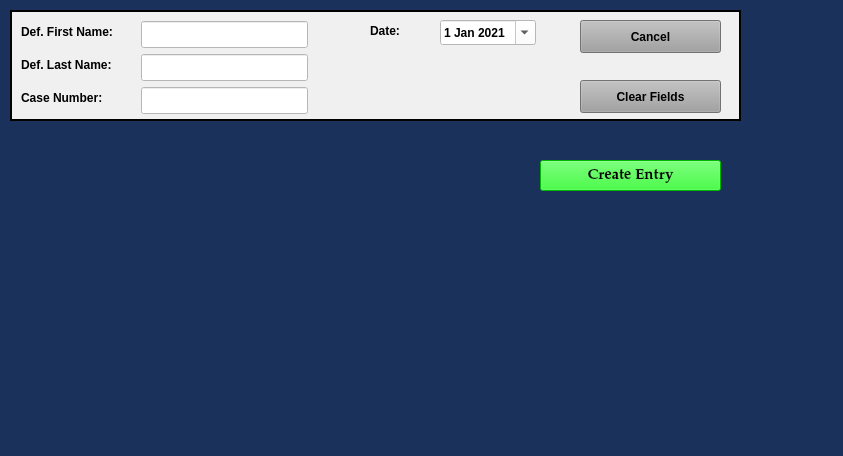
<?xml version="1.0" encoding="UTF-8"?>
<ui version="4.0">
 <class>SmallClaimsDefaultDialog</class>
 <widget class="QDialog" name="SmallClaimsDefaultDialog">
  <property name="windowModality">
   <enum>Qt::NonModal</enum>
  </property>
  <property name="geometry">
   <rect>
    <x>0</x>
    <y>0</y>
    <width>843</width>
    <height>456</height>
   </rect>
  </property>
  <property name="sizePolicy">
   <sizepolicy hsizetype="Expanding" vsizetype="Expanding">
    <horstretch>0</horstretch>
    <verstretch>0</verstretch>
   </sizepolicy>
  </property>
  <property name="minimumSize">
   <size>
    <width>0</width>
    <height>0</height>
   </size>
  </property>
  <property name="maximumSize">
   <size>
    <width>2500</width>
    <height>3500</height>
   </size>
  </property>
  <property name="palette">
   <palette>
    <active>
     <colorrole role="Button">
      <brush brushstyle="SolidPattern">
       <color alpha="255">
        <red>25</red>
        <green>49</green>
        <blue>91</blue>
       </color>
      </brush>
     </colorrole>
     <colorrole role="Base">
      <brush brushstyle="SolidPattern">
       <color alpha="255">
        <red>25</red>
        <green>49</green>
        <blue>91</blue>
       </color>
      </brush>
     </colorrole>
     <colorrole role="Window">
      <brush brushstyle="SolidPattern">
       <color alpha="255">
        <red>25</red>
        <green>49</green>
        <blue>91</blue>
       </color>
      </brush>
     </colorrole>
    </active>
    <inactive>
     <colorrole role="Button">
      <brush brushstyle="SolidPattern">
       <color alpha="255">
        <red>25</red>
        <green>49</green>
        <blue>91</blue>
       </color>
      </brush>
     </colorrole>
     <colorrole role="Base">
      <brush brushstyle="SolidPattern">
       <color alpha="255">
        <red>25</red>
        <green>49</green>
        <blue>91</blue>
       </color>
      </brush>
     </colorrole>
     <colorrole role="Window">
      <brush brushstyle="SolidPattern">
       <color alpha="255">
        <red>25</red>
        <green>49</green>
        <blue>91</blue>
       </color>
      </brush>
     </colorrole>
    </inactive>
    <disabled>
     <colorrole role="Button">
      <brush brushstyle="SolidPattern">
       <color alpha="255">
        <red>25</red>
        <green>49</green>
        <blue>91</blue>
       </color>
      </brush>
     </colorrole>
     <colorrole role="Base">
      <brush brushstyle="SolidPattern">
       <color alpha="255">
        <red>25</red>
        <green>49</green>
        <blue>91</blue>
       </color>
      </brush>
     </colorrole>
     <colorrole role="Window">
      <brush brushstyle="SolidPattern">
       <color alpha="255">
        <red>25</red>
        <green>49</green>
        <blue>91</blue>
       </color>
      </brush>
     </colorrole>
    </disabled>
   </palette>
  </property>
  <property name="font">
   <font>
    <family>Palatino Linotype</family>
    <pointsize>11</pointsize>
    <weight>75</weight>
    <italic>false</italic>
    <bold>true</bold>
   </font>
  </property>
  <property name="windowTitle">
   <string>Small Claims Default</string>
  </property>
  <property name="toolTip">
   <string/>
  </property>
  <property name="styleSheet">
   <string notr="true">background-color: rgb(25, 49, 91);
font: 75 11pt &quot;Palatino Linotype&quot;;
font-weight: bold;</string>
  </property>
  <property name="modal">
   <bool>true</bool>
  </property>
  <widget class="QFrame" name="frame_3">
   <property name="geometry">
    <rect>
     <x>10</x>
     <y>10</y>
     <width>731</width>
     <height>111</height>
    </rect>
   </property>
   <property name="sizePolicy">
    <sizepolicy hsizetype="Expanding" vsizetype="Expanding">
     <horstretch>0</horstretch>
     <verstretch>0</verstretch>
    </sizepolicy>
   </property>
   <property name="styleSheet">
    <string notr="true">background-color: rgb(240, 240, 240);
border-color: rgb(160, 48, 35);</string>
   </property>
   <property name="frameShape">
    <enum>QFrame::Box</enum>
   </property>
   <property name="frameShadow">
    <enum>QFrame::Plain</enum>
   </property>
   <property name="lineWidth">
    <number>2</number>
   </property>
   <widget class="QPushButton" name="clear_fields_case_Button">
    <property name="geometry">
     <rect>
      <x>570</x>
      <y>70</y>
      <width>141</width>
      <height>33</height>
     </rect>
    </property>
    <property name="sizePolicy">
     <sizepolicy hsizetype="Expanding" vsizetype="Expanding">
      <horstretch>0</horstretch>
      <verstretch>0</verstretch>
     </sizepolicy>
    </property>
    <property name="focusPolicy">
     <enum>Qt::NoFocus</enum>
    </property>
    <property name="styleSheet">
     <string notr="true">background-color: rgb(160, 160, 160);</string>
    </property>
    <property name="text">
     <string>Clear Fields</string>
    </property>
   </widget>
   <widget class="QPushButton" name="cancel_Button">
    <property name="geometry">
     <rect>
      <x>570</x>
      <y>10</y>
      <width>141</width>
      <height>33</height>
     </rect>
    </property>
    <property name="sizePolicy">
     <sizepolicy hsizetype="Expanding" vsizetype="Expanding">
      <horstretch>0</horstretch>
      <verstretch>0</verstretch>
     </sizepolicy>
    </property>
    <property name="focusPolicy">
     <enum>Qt::NoFocus</enum>
    </property>
    <property name="styleSheet">
     <string notr="true">background-color: rgb(160, 160, 160);</string>
    </property>
    <property name="text">
     <string>Cancel</string>
    </property>
   </widget>
   <widget class="QLineEdit" name="defendant_first_name_lineEdit">
    <property name="geometry">
     <rect>
      <x>131</x>
      <y>11</y>
      <width>167</width>
      <height>27</height>
     </rect>
    </property>
    <property name="sizePolicy">
     <sizepolicy hsizetype="Expanding" vsizetype="Expanding">
      <horstretch>0</horstretch>
      <verstretch>0</verstretch>
     </sizepolicy>
    </property>
    <property name="maximumSize">
     <size>
      <width>500</width>
      <height>16777215</height>
     </size>
    </property>
    <property name="styleSheet">
     <string notr="true">background-color: rgb(255, 255, 255);</string>
    </property>
   </widget>
   <widget class="QLabel" name="label">
    <property name="geometry">
     <rect>
      <x>11</x>
      <y>11</y>
      <width>114</width>
      <height>21</height>
     </rect>
    </property>
    <property name="sizePolicy">
     <sizepolicy hsizetype="Expanding" vsizetype="Expanding">
      <horstretch>0</horstretch>
      <verstretch>0</verstretch>
     </sizepolicy>
    </property>
    <property name="text">
     <string>Def. First Name:</string>
    </property>
   </widget>
   <widget class="QLabel" name="label_2">
    <property name="geometry">
     <rect>
      <x>11</x>
      <y>44</y>
      <width>110</width>
      <height>21</height>
     </rect>
    </property>
    <property name="sizePolicy">
     <sizepolicy hsizetype="Expanding" vsizetype="Expanding">
      <horstretch>0</horstretch>
      <verstretch>0</verstretch>
     </sizepolicy>
    </property>
    <property name="text">
     <string>Def. Last Name:</string>
    </property>
   </widget>
   <widget class="QLineEdit" name="defendant_last_name_lineEdit">
    <property name="enabled">
     <bool>true</bool>
    </property>
    <property name="geometry">
     <rect>
      <x>131</x>
      <y>44</y>
      <width>167</width>
      <height>27</height>
     </rect>
    </property>
    <property name="sizePolicy">
     <sizepolicy hsizetype="Expanding" vsizetype="Expanding">
      <horstretch>0</horstretch>
      <verstretch>0</verstretch>
     </sizepolicy>
    </property>
    <property name="styleSheet">
     <string notr="true">background-color: rgb(255, 255, 255);</string>
    </property>
   </widget>
   <widget class="QLineEdit" name="case_number_lineEdit">
    <property name="geometry">
     <rect>
      <x>131</x>
      <y>77</y>
      <width>167</width>
      <height>27</height>
     </rect>
    </property>
    <property name="sizePolicy">
     <sizepolicy hsizetype="Expanding" vsizetype="Expanding">
      <horstretch>0</horstretch>
      <verstretch>0</verstretch>
     </sizepolicy>
    </property>
    <property name="maximumSize">
     <size>
      <width>500</width>
      <height>16777215</height>
     </size>
    </property>
    <property name="styleSheet">
     <string notr="true">background-color: rgb(255, 255, 255);</string>
    </property>
   </widget>
   <widget class="QLabel" name="label_3">
    <property name="geometry">
     <rect>
      <x>11</x>
      <y>77</y>
      <width>100</width>
      <height>21</height>
     </rect>
    </property>
    <property name="sizePolicy">
     <sizepolicy hsizetype="Expanding" vsizetype="Expanding">
      <horstretch>0</horstretch>
      <verstretch>0</verstretch>
     </sizepolicy>
    </property>
    <property name="text">
     <string>Case Number:</string>
    </property>
   </widget>
   <widget class="QDateEdit" name="plea_trial_date">
    <property name="geometry">
     <rect>
      <x>430</x>
      <y>10</y>
      <width>96</width>
      <height>25</height>
     </rect>
    </property>
    <property name="sizePolicy">
     <sizepolicy hsizetype="Expanding" vsizetype="Expanding">
      <horstretch>0</horstretch>
      <verstretch>0</verstretch>
     </sizepolicy>
    </property>
    <property name="focusPolicy">
     <enum>Qt::NoFocus</enum>
    </property>
    <property name="styleSheet">
     <string notr="true">background-color: rgb(255, 255, 255);</string>
    </property>
    <property name="minimumDate">
     <date>
      <year>2021</year>
      <month>1</month>
      <day>1</day>
     </date>
    </property>
    <property name="calendarPopup">
     <bool>true</bool>
    </property>
    <property name="date">
     <date>
      <year>2021</year>
      <month>1</month>
      <day>1</day>
     </date>
    </property>
   </widget>
   <widget class="QLabel" name="label_26">
    <property name="geometry">
     <rect>
      <x>360</x>
      <y>10</y>
      <width>36</width>
      <height>21</height>
     </rect>
    </property>
    <property name="sizePolicy">
     <sizepolicy hsizetype="Expanding" vsizetype="Expanding">
      <horstretch>0</horstretch>
      <verstretch>0</verstretch>
     </sizepolicy>
    </property>
    <property name="text">
     <string>Date:</string>
    </property>
   </widget>
  </widget>
  <widget class="QPushButton" name="create_entry_Button">
   <property name="geometry">
    <rect>
     <x>540</x>
     <y>160</y>
     <width>181</width>
     <height>31</height>
    </rect>
   </property>
   <property name="sizePolicy">
    <sizepolicy hsizetype="Expanding" vsizetype="Expanding">
     <horstretch>0</horstretch>
     <verstretch>0</verstretch>
    </sizepolicy>
   </property>
   <property name="styleSheet">
    <string notr="true">background-color: rgb(0, 255, 0);</string>
   </property>
   <property name="text">
    <string>Create Entry</string>
   </property>
   <property name="autoDefault">
    <bool>false</bool>
   </property>
  </widget>
 </widget>
 <tabstops>
  <tabstop>defendant_first_name_lineEdit</tabstop>
  <tabstop>defendant_last_name_lineEdit</tabstop>
  <tabstop>case_number_lineEdit</tabstop>
  <tabstop>create_entry_Button</tabstop>
 </tabstops>
 <resources/>
 <connections>
  <connection>
   <sender>cancel_Button</sender>
   <signal>pressed()</signal>
   <receiver>SmallClaimsDefaultDialog</receiver>
   <slot>reject()</slot>
   <hints>
    <hint type="sourcelabel">
     <x>936</x>
     <y>33</y>
    </hint>
    <hint type="destinationlabel">
     <x>910</x>
     <y>618</y>
    </hint>
   </hints>
  </connection>
  <connection>
   <sender>clear_fields_case_Button</sender>
   <signal>pressed()</signal>
   <receiver>defendant_first_name_lineEdit</receiver>
   <slot>clear()</slot>
   <hints>
    <hint type="sourcelabel">
     <x>962</x>
     <y>94</y>
    </hint>
    <hint type="destinationlabel">
     <x>479</x>
     <y>76</y>
    </hint>
   </hints>
  </connection>
  <connection>
   <sender>clear_fields_case_Button</sender>
   <signal>pressed()</signal>
   <receiver>case_number_lineEdit</receiver>
   <slot>clear()</slot>
   <hints>
    <hint type="sourcelabel">
     <x>962</x>
     <y>94</y>
    </hint>
    <hint type="destinationlabel">
     <x>479</x>
     <y>45</y>
    </hint>
   </hints>
  </connection>
  <connection>
   <sender>clear_fields_case_Button</sender>
   <signal>pressed()</signal>
   <receiver>defendant_last_name_lineEdit</receiver>
   <slot>clear()</slot>
   <hints>
    <hint type="sourcelabel">
     <x>887</x>
     <y>96</y>
    </hint>
    <hint type="destinationlabel">
     <x>465</x>
     <y>98</y>
    </hint>
   </hints>
  </connection>
 </connections>
 <slots>
  <slot>create_entry()</slot>
  <slot>continue_dialog()</slot>
  <slot>close_window()</slot>
  <slot>set_dialog()</slot>
  <slot>update_case_information()</slot>
  <slot>ovi_dialog()</slot>
  <slot>sentencing_dialog()</slot>
  <slot>proceed_to_sentencing()</slot>
  <slot>proceed_to_ovi()</slot>
  <slot>add_charge()</slot>
  <slot>set_statute()</slot>
  <slot>set_pay_date()</slot>
  <slot>amend_offense()</slot>
  <slot>set_offense()</slot>
  <slot>add_charge_to_view()</slot>
  <slot>delete_charge()</slot>
  <slot>delete_charge_from_view()</slot>
  <slot>close_event()</slot>
  <slot>set_fra_in_file()</slot>
  <slot>set_fra_in_court()</slot>
  <slot>start_add_conditions_dialog()</slot>
  <slot>start_amend_offense_dialog()</slot>
 </slots>
</ui>
